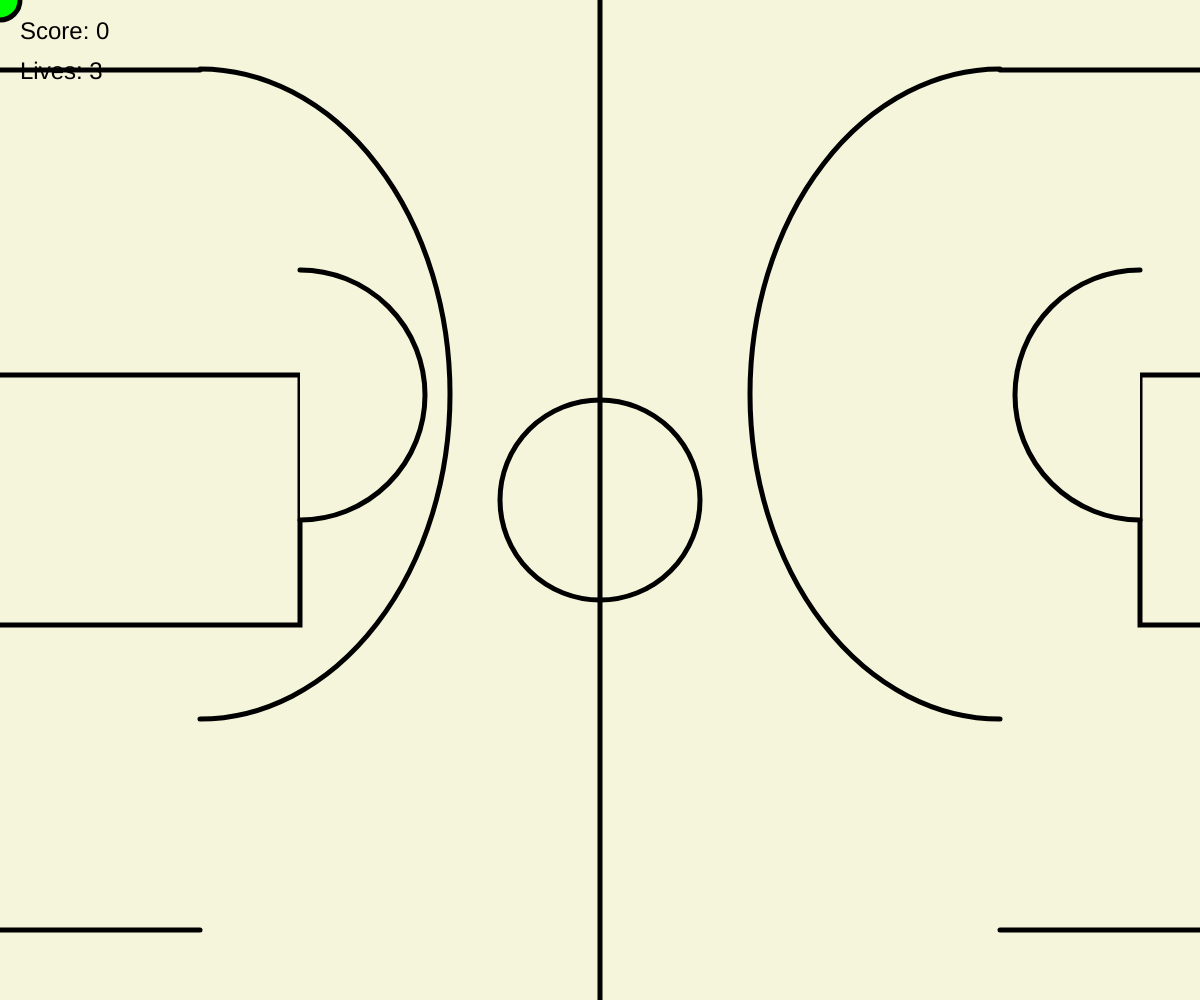
Frame 1 (no input)
Frame 60 (no input): identical to frame 1, image omitted
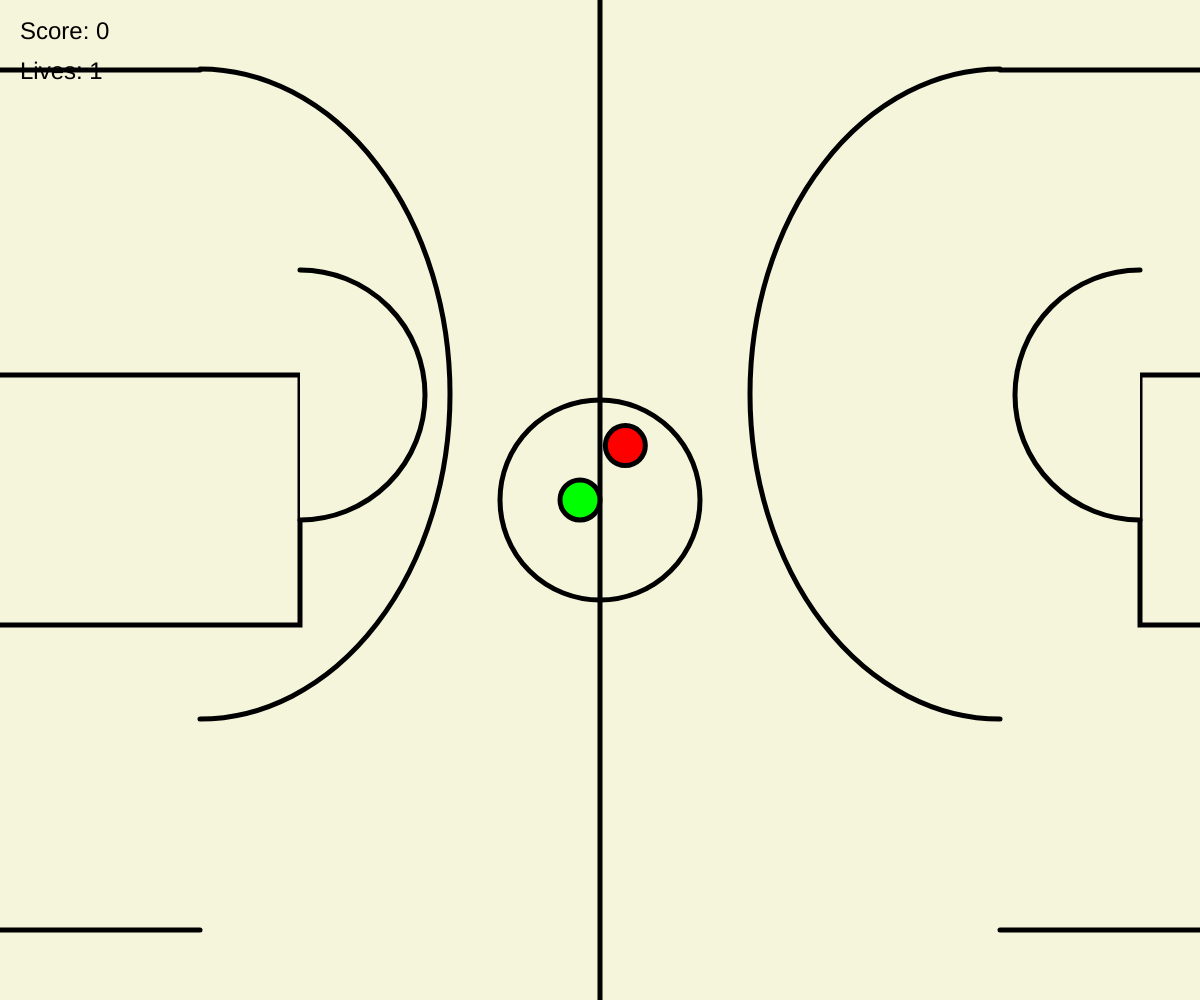
Frame 120 (the mouse pressed at the canvas centre since frame 60)

The p5.js sketch that drew these frames (run headless with seeded random() and noise() and a simulated clock; from frame 60 on, the mouse is pressed at the canvas centre):

// p5.js sketch
// ── sketch.js
let player;
let balls = [];
let lives = 3;
let safeHalfWidth; // Variable to store the "safe" half of the screen's width
const maxBalls = 4; // Maximum number of balls on the screen
const speedIncrement = 0.1; // Amount by which the speed increases for each new ball
let score = 0; // Variable to keep track of the score

function setup() {
    createCanvas(windowWidth, windowHeight);
    safeHalfWidth = width / 2; // Set the "safe" half to the left half of the screen
    player = new Player();
    noCursor();
    rectMode(CENTER);
}

function draw() {
    background(245, 245, 220);
    
    strokeWeight(5);
    line(windowWidth/2, 0, windowWidth/2,windowHeight)
    
    noFill();
    arc(200,394,500,650,PI+HALF_PI,HALF_PI);
    arc(windowWidth-200,394,500,650,HALF_PI,PI+HALF_PI);

    ellipse(windowWidth/2, windowHeight/2, 200,200);
    fill(245, 245, 220);
    rect(50,windowHeight/2, 500, 250);
    rect(1390,windowHeight/2, 500, 250);

    arc(300,395,250,250,PI+HALF_PI,HALF_PI);
    arc(1140,395,250,250,HALF_PI,PI+HALF_PI);

    line(0,70,200,70);
    line(0,windowHeight-70,200,windowHeight-70);
    line(windowWidth,70,windowWidth-200,70);
    line(windowWidth,windowHeight-70,windowWidth-200,windowHeight-70);


    // Create new balls only on the "unsafe" half and aim towards the player
    if (random(1) < 0.03 && balls.length < maxBalls) {
        let ballX = random(safeHalfWidth + 100, width); // Generate balls more to the right
        let ballY = random(height);
        let angle = atan2(player.y - ballY, player.x - ballX);
        let initialSpeed = 20 + balls.length * speedIncrement; // Increase the initial speed
        balls.push(new Ball(ballX, ballY, angle, initialSpeed));
    }
    // Update and display the player
    player.update();
    player.display();
    // Update and display the balls
    for (let i = balls.length - 1; i >= 0; i--) {
        balls[i].update();
        balls[i].display();
        // Check for collisions with the player
        if (balls[i].collidesWith(player)) {
            balls.splice(i, 1);
            lives--;
        } else if (balls[i].isOutOfBounds()) {
            balls.splice(i, 1);
            score++; // Increment the score when a ball disappears
        }
    }
    // Display the score at the top
    fill(0);
    textSize(24);
    textAlign(LEFT, TOP);
    text(`Score: ${score}`, 20, 20);
    // Display remaining lives
    textSize(24);
    textAlign(LEFT, TOP);
    text(`Lives: ${lives}`, 20, 60);
    // Check for game over
    if (lives <= 0) {
        gameOver();
    }
}

function gameOver() {
    fill(0);
    textSize(50);
    textAlign(CENTER, CENTER);
    text("Game Over", width / 2, height / 2);
    textSize(24);
    text(`Your Score: ${score}`, width / 2, height / 2 + 50);
    noLoop();
}

class Player {
    constructor() {
        this.size = 40;
        this.x = width / 4; // Start the player on the left side (1/4 of the screen)
        this.y = height / 2;
    }
    update() {
        // Restrict the player to the left "safe" half of the screen
        this.x = constrain(mouseX, 0, safeHalfWidth - this.size / 2);
        this.y = mouseY;
    }
    display() {
        fill(0, 255, 0);
        ellipse(this.x, this.y, this.size);
    }
}

class Ball {
    constructor(x, y, angle, initialSpeed) {
        this.size = 40;
        this.x = x;
        this.y = y;
        this.speed = initialSpeed; // Increase the ball speed
        this.speedX = this.speed * cos(angle); // Set the ball's speed towards the player
        this.speedY = this.speed * sin(angle);
    }
    update() {
        this.x += this.speedX;
        this.y += this.speedY;
    }
    display() {
        fill(255, 0, 0);
        ellipse(this.x, this.y, this.size);
    }
    collidesWith(player) {
        const distance = dist(this.x, this.y, player.x, player.y);
        return distance < this.size / 2 + player.size / 2;
    }
    isOutOfBounds() {
        return this.x < 0 || this.x > width || this.y < 0 || this.y > height;
    }
}
